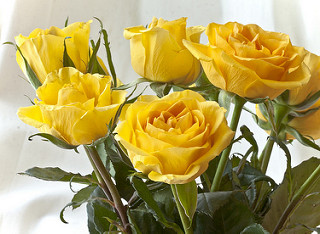
#> input picture Dataset/Rose/12243068283_ee4c2683e2_n.jpg, 320 x 234 px, found by its file name; its folder holds only this picture in this run
$ python Pra-pemrosesan.py
#> lines starting #> are read from the running program, lines starting #| are printed output that depends on the picture
import os
import cv2
import numpy as np
import logging
from sklearn.model_selection import train_test_split

logging.basicConfig(level=logging.INFO, format='%(asctime)s - %(levelname)s - %(message)s')

class ImagePreprocessor:
    def __init__(self, dataset_dir, save_dir):
        self.dataset_dir = dataset_dir
        self.save_dir = save_dir
        self.data = []
        self.labels = []
        self.image_size = (100, 100)

    def resize_image(self, image):
        resized_image = cv2.resize(image, self.image_size)
        return resized_image

    def normalize_image(self, image):
        normalized_image = image / 255.0
        return normalized_image

    def augment_image(self, image):
        augmented_images = [
            cv2.flip(image, 1),
            cv2.rotate(image, cv2.ROTATE_90_CLOCKWISE),
            cv2.rotate(image, cv2.ROTATE_180),
            cv2.rotate(image, cv2.ROTATE_90_COUNTERCLOCKWISE)
        ]
        return augmented_images

    def preprocess_image(self, image, label):
        resized_image = self.resize_image(image)
        normalized_image = self.normalize_image(resized_image)
        augmented_images = self.augment_image(normalized_image)
        return augmented_images, label

    def save_processed_data(self):
        np.save(os.path.join(self.save_dir, 'processed_data.npy'), self.data)
        np.save(os.path.join(self.save_dir, 'labels.npy'), self.labels)
        logging.info("Hasil pra-pemrosesan berhasil disimpan.")

    def load_data(self):
        try:
            for folder in os.listdir(self.dataset_dir):
                folder_path = os.path.join(self.dataset_dir, folder)
                if os.path.isdir(folder_path):
                    for file in os.listdir(folder_path):
                        file_path = os.path.join(folder_path, file)
                        if file.endswith('.jpg'):
                            image = cv2.imread(file_path)
#> image is the input picture: shape (234, 320, 3); mean B, G, R 95, 160.4, 177.1
                            label = folder
                            augmented_images, label = self.preprocess_image(image, label)
#> in resize_image, `resized_image = cv2.resize(image, self.image_size)`:
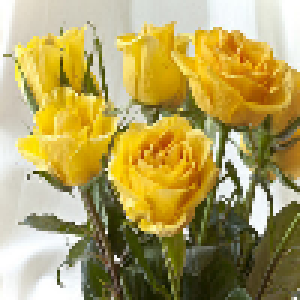
#> resized_image: shape (100, 100, 3) (shown 3 times larger); mean B, G, R 94.8, 160.3, 177
#> in preprocess_image, `augmented_images = self.augment_image(normalized_image)`: augmented_images = 4 items
#> augmented_images = 4 items; label = 'Rose'
                            for aug_image in augmented_images:
                                self.data.append(aug_image)
                                self.labels.append(label)
#> this loop made 4 passes
#> after the loop, self.data = 4 items; self.labels = ['Rose', 'Rose', 'Rose', 'Rose']
#> pass 2 of the loop in load_data, `for folder in os.listdir(self.dataset_dir):`:
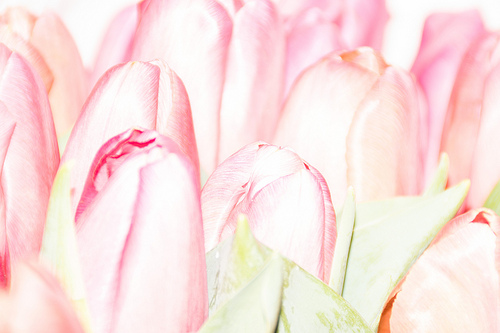
#> input picture Dataset/Tulip/12557176134_ecbf15885b.jpg, 500 x 333 px, found by its file name
#> in load_data, image is the input picture: shape (333, 500, 3); mean B, G, R 223.8, 225.6, 250.9
#> in resize_image (call 2), `resized_image = cv2.resize(image, self.image_size)`:
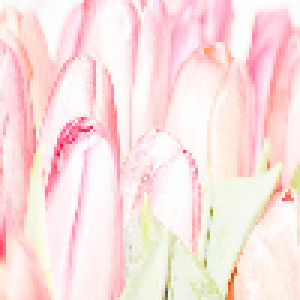
#> resized_image: shape (100, 100, 3) (shown 3 times larger); mean B, G, R 223.7, 225.5, 250.8
#> label = 'Tulip'
#> the loop in load_data, `for aug_image in augmented_images:` made 4 passes
#> after the loop in load_data, `for aug_image in augmented_images:`: self.data = 8 items; self.labels = ['Rose', 'Rose', 'Rose', 'Rose', 'Tulip', 'Tulip', 'Tulip', 'Tulip']
            self.data = np.array(self.data)
            self.labels = np.array(self.labels)
        except Exception as e:
            logging.error(f"Error in loading data: {e}")

if __name__ == "__main__":
    dataset_dir = "Dataset"
    save_dir = "SaveData"

    preprocessor = ImagePreprocessor(dataset_dir, save_dir)
    preprocessor.load_data()
    preprocessor.save_processed_data()
